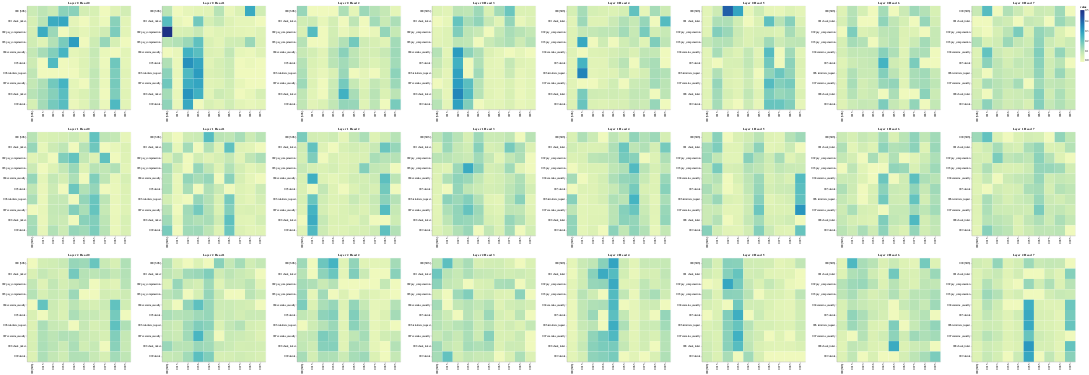

Here is the notebook cell this chart was saved with:
### Code cell
# Display attention maps for cross-attention
get_all_attention_maps("encoder-decoder", layers, heads, encoder_input_tokens, decoder_input_tokens, min(20, sentence_len))
